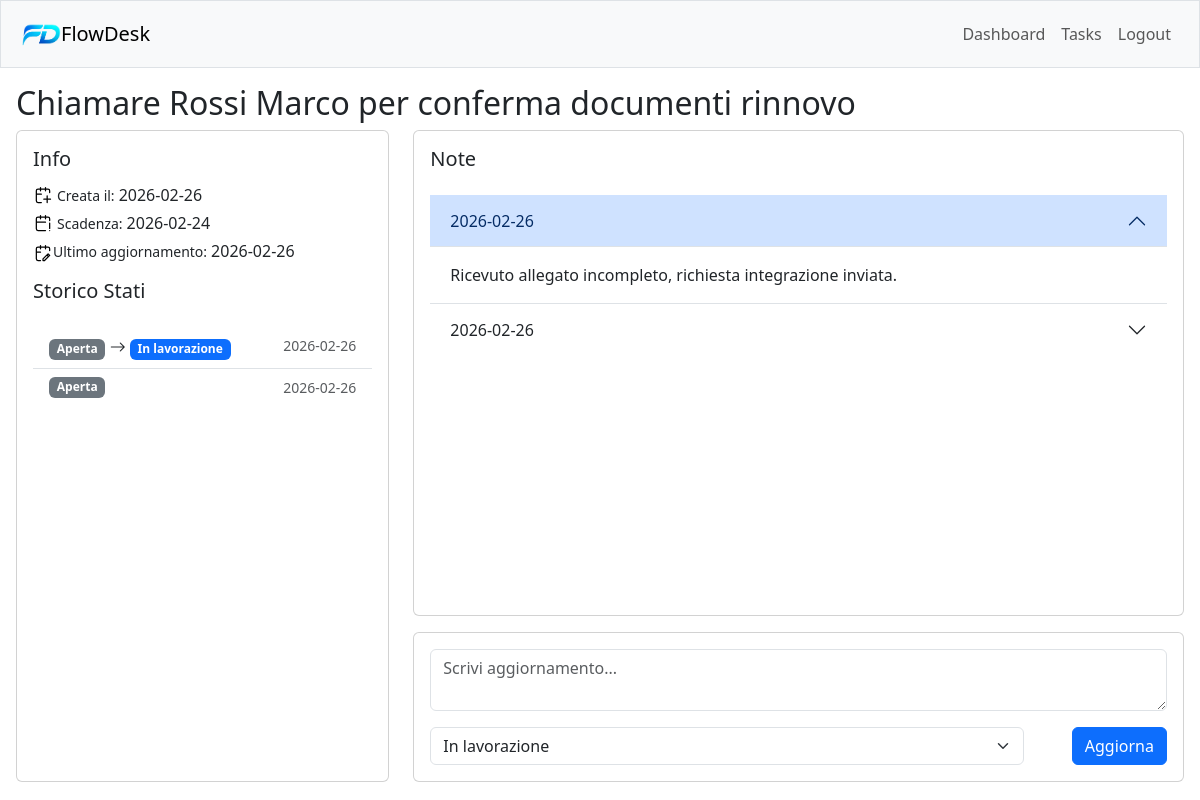
Page /tasks/1 (signed in) on the committed database.
### tables this page shows
CREATE TABLE tasks(
    id INTEGER PRIMARY KEY AUTOINCREMENT,
    user_id INTEGER NOT NULL,
    title TEXT NOT NULL,
    priority TEXT NOT NULL CHECK (priority in ('Bassa', 'Media', 'Alta')),
    status TEXT NOT NULL CHECK (status in ('Aperta', 'In lavorazione', 'In attesa', 'Completata')),
    created_at DATETIME DEFAULT CURRENT_TIMESTAMP,
    due_date DATE,
    updated_at DATETIME DEFAULT CURRENT_TIMESTAMP,
    FOREIGN KEY (user_id) REFERENCES users(id) ON DELETE CASCADE
);

CREATE TABLE status_history(
id INTEGER PRIMARY KEY AUTOINCREMENT,
task_id INTEGER NOT NULL,
from_status TEXT,
to_status TEXT NOT NULL CHECK (to_status in ('Aperta', 'In lavorazione', 'In attesa', 'Completata')),
changed_at DATETIME DEFAULT CURRENT_TIMESTAMP,
FOREIGN KEY (task_id) REFERENCES tasks(id) ON DELETE CASCADE
);

CREATE TABLE notes(
id INTEGER PRIMARY KEY AUTOINCREMENT,
task_id INTEGER NOT NULL,
created_at DATETIME DEFAULT CURRENT_TIMESTAMP,
content TEXT NOT NULL,
FOREIGN KEY (task_id) REFERENCES tasks(id) ON DELETE CASCADE
);

### app.py (the view)
@app.route('/tasks/<int:task_id>',methods=['GET', 'POST'])
@login_required
def task_detail(task_id):
    if request.method == 'POST':
        content = request.form.get('content')
        status = request.form.get('status')
        user_id = session['user_id']
        conn = get_db_connection()
        from_status = conn.execute('SELECT status FROM tasks WHERE id = ? AND user_id = ?', (task_id, user_id)).fetchone()['status']
        if not content and status == from_status:
            return redirect(f'/tasks/{task_id}')
        else:
            if content:
                conn.execute('INSERT INTO notes (task_id, content) VALUES (?, ?)', (task_id, content))
            if status and status != from_status:
                conn.execute('UPDATE tasks SET status = ? WHERE id = ? AND user_id = ?', (status, task_id, user_id))
                conn.execute('INSERT INTO status_history (task_id, from_status, to_status) VALUES (?, ?, ?)', (task_id, from_status, status))
            conn.commit()
            conn.close()
            return redirect(f'/tasks/{task_id}')
    else:
        user_id = session['user_id']
        conn = get_db_connection()
        task = conn.execute(' SELECT * FROM tasks WHERE id = ? AND user_id = ?',(task_id, user_id)).fetchone()
        notes = conn.execute('SELECT * FROM notes WHERE task_id = ? ORDER BY created_at DESC',(task_id,)).fetchall()
        status_history = conn.execute('SELECT * FROM status_history WHERE task_id = ? ORDER BY changed_at DESC',(task_id,)).fetchall()
        conn.close()
        return render_template('/task_detail.html', task=task, notes=notes, status_history=status_history, status_classes=STATUS_CLASSES,allowed = STATUS_ALLOWED_TRANSITIONS[task['status']])

### helpers.py (called while the page is built)
def login_required(f):
    @wraps(f)
    def decorated_function(*args, **kwargs):
        if session.get('user_id') is None:
            return redirect('/landing')
        return f(*args, **kwargs)
    return decorated_function

def get_db_connection():
    connection = sqlite3.connect('deskflow.db')
    connection.row_factory = sqlite3.Row
    return connection

### templates/task_detail.html (shortened to what this page needs)
{% extends "layout.html" %} {% block title %} Dettaglio Task {% endblock %}
{%block main %}
<div class="task-detail-page h-100 d-flex flex-column">
  <div class="flex-shrink-0">
    <h2>{{ task.title }}</h2>
  </div>
  <div class="row gy-3 flex-grow-1 h-100">
    <div class="col-md-4 d-flex gap-3 task-col-1">
      <div class="card flex-fill">
        <div
          class="card-body d-flex flex-column flex-sm-row flex-md-column gap-3"
        >
          <div class="flex-shrink-0 d-flex flex-column gap-1">
            <h5 class="card-title">Info</h5>
            <div class="d-flex align-items-center gap-1">
              <img
                src="/static/images/calendar-plus-svgrepo-com.svg"
                alt="added"
                width="20"
              /><small>Creata il:</small>
              <p class="card-text">{{ task.created_at[:10] }}</p>
            </div>
            <div class="d-flex align-items-center gap-1">
              <img
                src="/static/images/calendar-warning-svgrepo-com.svg"
                alt="added"
                width="20"
              /><small>Scadenza:</small>
              <p class="card-text">{{ task.due_date }}</p>
            </div>
            <div class="d-flex align-items-center gap-1 flex">
              <div>
                <img
                  src="/static/images/calendar-edit-svgrepo-com.svg"
                  alt="added"
                  width="20"
                /><small>Ultimo aggiornamento:</small>
              </div>
              <p class="card-text">{{ task.updated_at[:10] }}</p>
            </div>
          </div>
          <div class="flex-grow-1 d-flex flex-column gap-3">
            <h5>Storico Stati</h5>
            <div class="overflow-auto">
              <ul class="list-group list-group-flush">
                {% for row in status_history %} {% if row.from_status is none %}
                <li class="list-group-item d-flex justify-content-between">
                  <span class="badge {{ status_classes[row.to_status] }}"
                    >{{ row.to_status }}</span
                  >
                  <small class="text-muted"> {{ row.changed_at[:10] }}</small>
                </li>
                {% else %}
                <li class="list-group-item d-flex justify-content-between">
                  <div>
                    <span class="badge {{ status_classes[row.from_status] }}"
                      >{{ row.from_status }}</span
                    >
                    <i class="bi bi-arrow-right"></i>
                    <span class="badge {{ status_classes[row.to_status] }}"
                      >{{ row.to_status }}</span
                    >
                  </div>
                  <small class="text-muted"> {{ row.changed_at[:10] }}</small>
                </li>
                {% endif %} {% endfor %}
              </ul>
            </div>
          </div>
        </div>
      </div>
    </div>
    <div class="col-md-8 d-flex flex-column gap-3 task-col-2">
      <div class="card flex-grow-1">
        <div class="card-body d-flex flex-column gap-3">
          <h5 class="card-title">Note</h5>
          <div
            class="accordion accordion-flush overflow-auto"
            id="notesAccordion"
          >
            {% for note in notes %}
            <div class="accordion-item">
              <h2 class="accordion-header" id="heading-{{ note.id }}">
                <button
                  class="accordion-button {% if not loop.first %}collapsed{% endif %}"
                  type="button"
                  data-bs-toggle="collapse"
                  data-bs-target="#collapse-{{ note.id }}"
                  aria-expanded="{% if loop.first %}true{% else %}false{% endif %}"
                  aria-controls="collapse-{{ note.id }}"
                >
                  {{ note.created_at[:10] }}
                </button>
              </h2>
              <div
                id="collapse-{{ note.id }}"
                class="accordion-collapse collapse {% if loop.first %}show{% endif %}"
                aria-labelledby="heading-{{ note.id }}"
                data-bs-parent="#notesAccordion"
              >
                <div class="accordion-body">{{ note.content }}</div>
              </div>
            </div>
            {% endfor %}
          </div>
        </div>
      </div>
      <div class="card flex-shrink-0">
        <div class="card-body">
          <form
            class="d-flex flex-column gap-3 h-100"
            action="/tasks/{{task.id}}"
            method="post"
          >
            <div class="flex-fill">
              <textarea
                class="form-control h-100"
                name="content"
                placeholder="Scrivi aggiornamento..."
              ></textarea>
            </div>
            <div class="d-flex gap-5">
              <select name="status" class="form-select">
                <option value="{{task.status}}">{{task.status}}</option>
              </select>
              <button type="submit" class="btn btn-primary">Aggiorna</button>
            </div>
          </form>
        </div>
      </div>
    </div>
  </div>
</div>
{% endblock %}

### static/style.css (style rules this page uses)
* { box-sizing: border-box; }
body { height: 100vh; }
.task-col-1 { max-height: 40vh; }
.task-col-2 { max-height: 60vh; }
@media (min-width: 768px) { .task-col-1, .task-col-2 { max-height: 100%; } }
.task-detail-page * { min-height: 0; }

### rows in the picture
tasks: title "Chiamare Rossi Marco per conferma documenti rinnovo", created_at "2026-02-26", due_date "2026-02-24", updated_at "2026-02-26", status "In lavorazione"
status_history: from_status "Aperta", to_status "In lavorazione", changed_at "2026-02-26"
status_history: to_status "Aperta", changed_at "2026-02-26"
notes: created_at "2026-02-26", content "Ricevuto allegato incompleto, richiesta integrazione inviata."
notes: created_at "2026-02-26"
